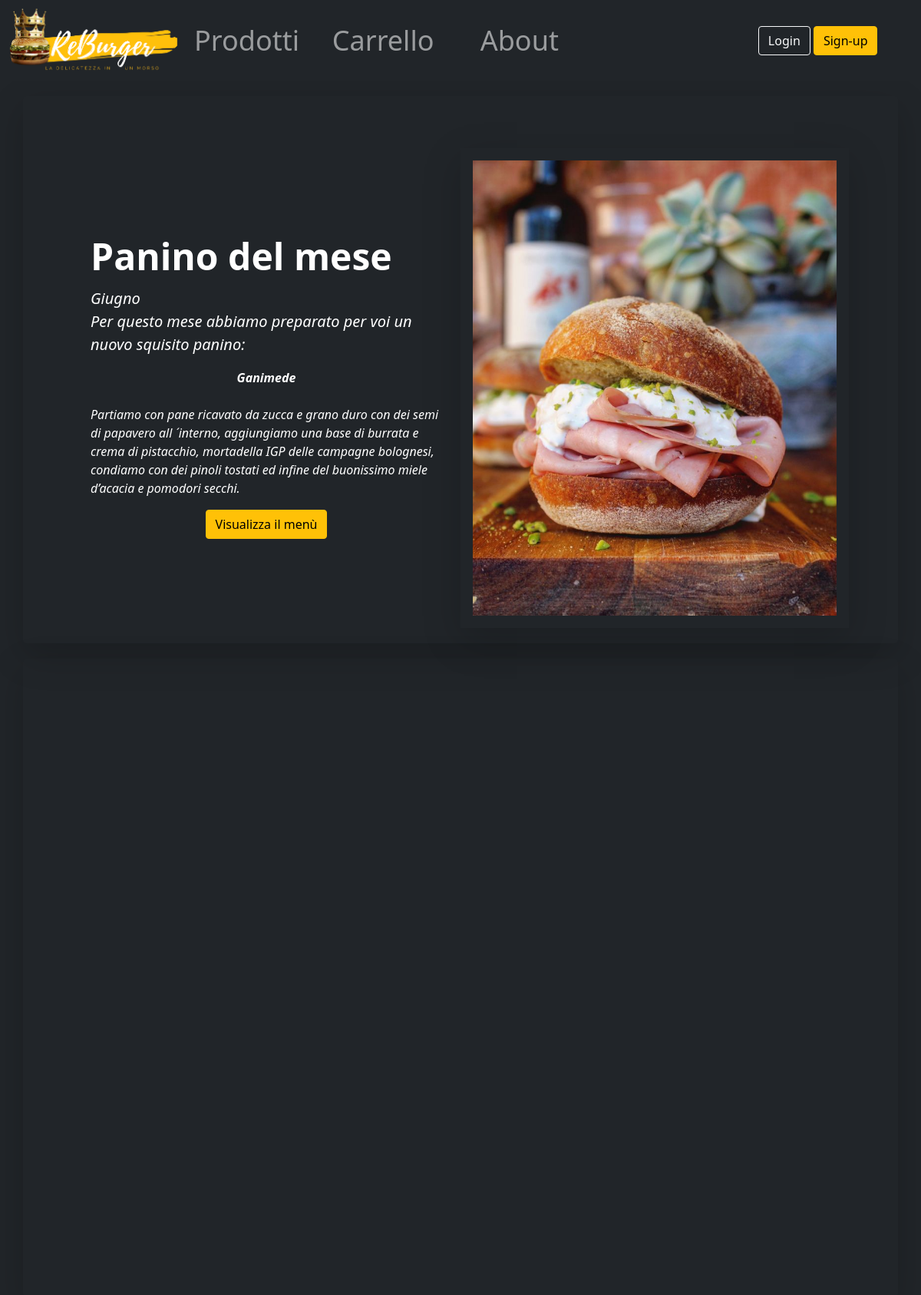
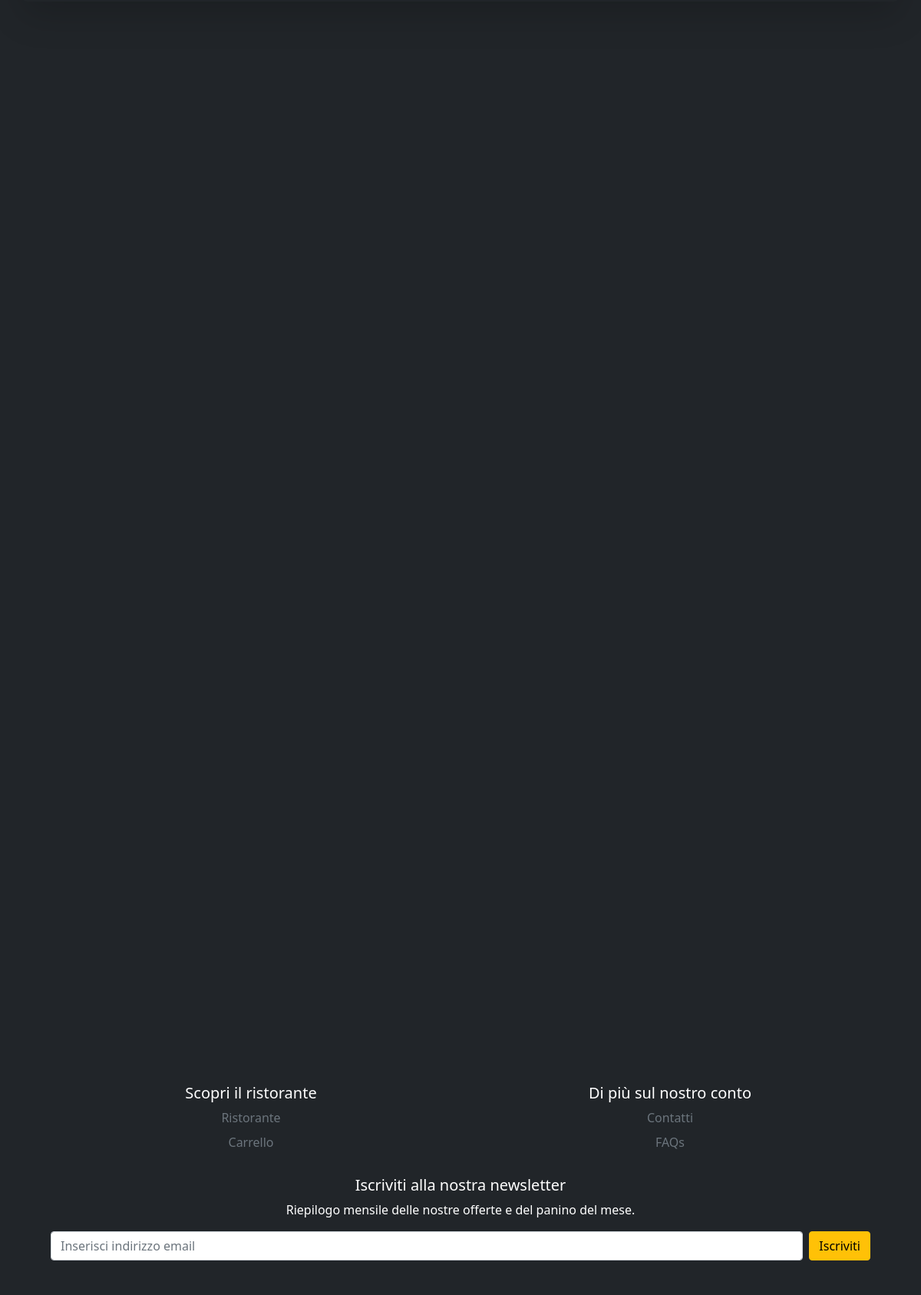
The page / (upper part) on the database its author committed (2 pictures, top to bottom).
### tables this page shows
CREATE TABLE IF NOT EXISTS `notizie` (
  `idnews` INT NOT NULL AUTO_INCREMENT,
  `titolo` VARCHAR(20) NOT NULL,
  `contenuto` VARCHAR(100) NOT NULL,
  `immagine` VARCHAR(20),
  PRIMARY KEY (`idnews`));

### index.php (called while the page is built)
<?php
require_once 'bootstrap.php';
$templateParams["titolo"] = "ReBurger - Home";
$templateParams["nome"] = "home.php";
$templateParams["notizia"] = $dbh->getNews();
$templateParams["infoVenditore"]= $dbh->getInfoVenditore();
$templateParams["catego"] =$dbh->getCategories();
$templateParams["prodottoRandom"]= $dbh->getRandomProdotto(4);
require_once 'template/base.php';
?>

### db/dbHelper.php (called while the page is built, shortened)
<?php
class DatabaseHelper{
    private $db;
    public function __construct($servername, $username, $password, $dbname, $port){
        $this->db = new mysqli($servername, $username, $password, $dbname, $port);
    }
    public function getRandomProdotto($n){
        $stmt = $this->db->prepare("SELECT * FROM prodotto ORDER BY RAND() LIMIT ?");
        $stmt->bind_param('i',$n);
        $stmt->execute();
        $result = $stmt->get_result();
        return $result->fetch_all(MYSQLI_ASSOC);
    }
    public function getCategories(){
        $stmt = $this->db->prepare("SELECT * FROM categoria");
        $stmt->execute();
        $result = $stmt->get_result();
        return $result->fetch_all(MYSQLI_ASSOC);
    }
    public function getNews(){
        $stmt = $this->db->prepare("SELECT * FROM notizie ORDER BY idnews DESC");
        $stmt->execute();
        $result = $stmt->get_result();
        return $result->fetch_all(MYSQLI_ASSOC);
    }
    public function getInfoVenditore(){
        $query = "SELECT * FROM venditore";
        $stmt = $this->db->prepare($query);
        $stmt->execute();
        $result = $stmt->get_result();
      return $result->fetch_all(MYSQLI_ASSOC);
    }
}
?>

### bootstrap.php (called while the page is built, shortened)
<?php
require_once("db/dbHelper.php");
$dbh = new DatabaseHelper("localhost", "root", "", "reburger", 3306);
?>

### template/home.php (the view, shortened to what this page needs)
<?php foreach($templateParams["notizia"] as $news):?>
<div class="container col-xxl-8 px-4 text-white rounded-3 shadow-lg ">
  <div class="row flex-lg-row-reverse d-flex justify-content-center align-items-center g-5 fade">
    <div class="col-10 col-sm-8 col-lg-6 overflow-hidden shadow-lg p-3">
    <img class=" img img-fluid  "  src="<?php echo "img/".$news["immagine"] ?>" alt=""/>
    </div>
    <div class="col-lg-6">
      <h1 class="display-5 fw-bold lh-1 mb-3"><?php echo $news["titolo"] ?></h1>
      <p class="lead"><cite><?php echo $news["contenuto"] ?></cite></p>
      <div class="d-grid gap-2 d-md-flex justify-content-md-center">
      <?php if($news['idnews']==1){ ?>
      <button onclick="window.location='contatti.php'" type="button" class="btn btn-warning">About-us</button>
      <?php } else {?>
        <button onclick="window.location='menu.php'" type="button" class="btn btn-warning">Visualizza il menù</button>
        <?php } ?>
      </div>
    </div>
  </div>
</div>
<?php endforeach; ?>

### css/styleSmartphone.css (style rules this page uses)
.fade { margin: 20px; padding: 20px; opacity: 1; }
*, *:before, *:after { outline: 1px solid transparent; }

### rows shown on the page
notizie: immagine (picture), titolo "Panino del mese", contenuto "Giugno Per questo mese abbiamo preparato per voi un nuovo squisito panino: Ganimede Partiamo con pane ricavato da zucca e grano duro con dei semi di papavero all ´interno, aggiungiamo una base di burrata e crema di pistacchio, mortadella IGP delle campagne bolognesi, condiamo con dei pinoli tostati ed infine del buonissimo miele d’acacia e pomodori secchi.", shows "Visualizza il menù"

### other values the page prints
$titolo "Scopri il ristorante"
$group1 "Ristorante"
$group1 "Carrello"
$titolo "Di più sul nostro conto"
$group2 "Contatti"
$group2 "FAQs"
